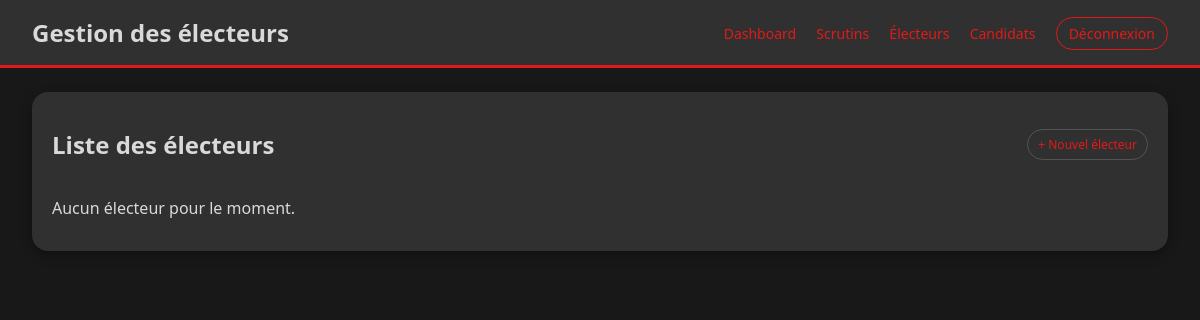
The app's page /admin/electeurs.php (signed in), older data.
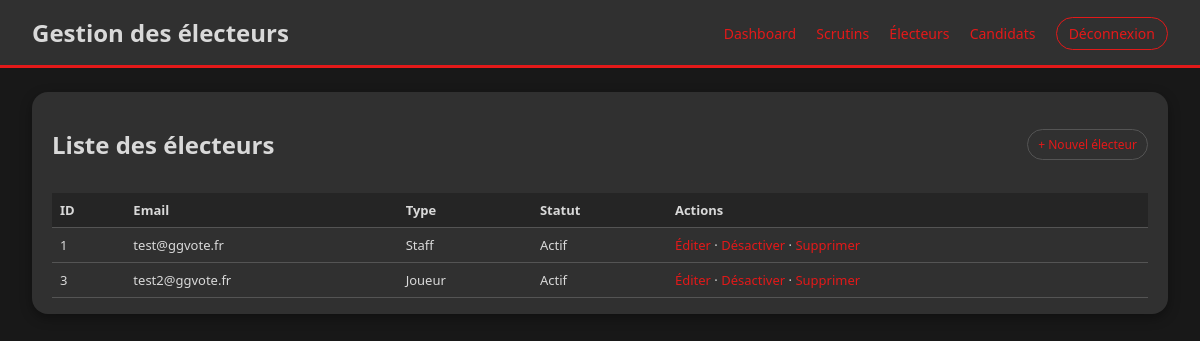
The same page, newer data.
### tables this page shows
CREATE TABLE IF NOT EXISTS `electeur` (
  `idelecteur` int NOT NULL AUTO_INCREMENT,
  `email` varchar(70) NOT NULL,
  `mot_de_passe` varchar(255) NOT NULL,
  `type` varchar(70) NOT NULL,
  `idadmin` int DEFAULT NULL,
  `actif` tinyint(1) NOT NULL DEFAULT '0',
  PRIMARY KEY (`idelecteur`),
  KEY `fk_electeur_admin` (`idadmin`)
);

### admin/electeurs.php (the view, shortened to what this page needs)
<?php
$connexion = dbconnect();
$sql = "SELECT * FROM electeur ORDER BY idelecteur ASC";
$stmt = $connexion->query($sql);
$electeurs = $stmt->fetchAll(PDO::FETCH_ASSOC);
?>
<!DOCTYPE html>
<html lang="fr">
<head>
    <link rel="stylesheet" href="admin.css">
</head>
<body>
<header class="admin-header">
    <h1>Gestion des électeurs</h1>
    <nav>
        <a href="index.php">Dashboard</a>
        <a href="scrutins.php">Scrutins</a>
        <a href="electeurs.php">Électeurs</a>
        <a href="candidats.php">Candidats</a>
        <a href="../index.php?disconnect=1" class="btn-logout">Déconnexion</a>
    </nav>
</header>
<main class="admin-main">
    <section class="panel">
        <div class="panel-header">
            <h2>Liste des électeurs</h2>
            <a href="electeur_form.php" class="btn-small">+ Nouvel électeur</a>
        </div>
        <?php if (count($electeurs) === 0): ?>
            <p>Aucun électeur pour le moment.</p>
        <?php else: ?>
            <table class="table-scrutins">
                <thead>
                    <tr>
                        <th>ID</th>
                        <th>Email</th>
                        <th>Type</th>
                        <th>Statut</th>
                        <th>Actions</th>
                    </tr>
                </thead>
                <tbody>
                <?php foreach ($electeurs as $e): ?>
                    <tr>
                        <td><?= (int)$e['idelecteur'] ?></td>
                        <td><?= htmlspecialchars($e['email']) ?></td>
                        <td><?= htmlspecialchars($e['type']) ?></td>
                        <td>
                            <?php
                                $actif  = isset($e['actif']) ? (int)$e['actif'] : 1;
                                $adminCreator = $e['idadmin'] ?? null;
                                if ($actif) {
                                    echo "Actif";
                                } else {
                                    if ($adminCreator === null) {
                                        echo "En attente de validation";
                                    } else {
                                        echo "Désactivé";
                                     }
                                }
                            ?>
                        </td>
                        <td>
                            <a href="electeur_form.php?id=<?= $e['idelecteur'] ?>">Éditer</a> ·
                            <?php if ($actif): ?>
                                <a href="electeur_action.php?id=<?= $e['idelecteur'] ?>&action=desactiver">
                                    Désactiver
                                </a> ·
                            <?php else: ?>
                                <a href="electeur_action.php?id=<?= $e['idelecteur'] ?>&action=activer">
                                    Activer
                                </a> ·
                            <?php endif; ?>
                            <a href="electeur_action.php?id=<?= $e['idelecteur'] ?>&action=supprimer"
                               onclick="return confirm('Supprimer définitivement cet électeur ?');">
                                Supprimer
                            </a>
                        </td>
                    </tr>
                <?php endforeach; ?>
                </tbody>
            </table>
        <?php endif; ?>
    </section>
</main>
</body>
</html>

Row changes from the older to the newer data that the page shows:
added electeur: idelecteur "1", email "test@ggvote.fr", type "Staff", actif "Actif"
added electeur: idelecteur "3", email "test2@ggvote.fr", type "Joueur", actif "Actif"
Text that changed along with them:
text no longer shown: "Aucun électeur pour le moment."
text now shown: "ID Email Type Statut Actions"
